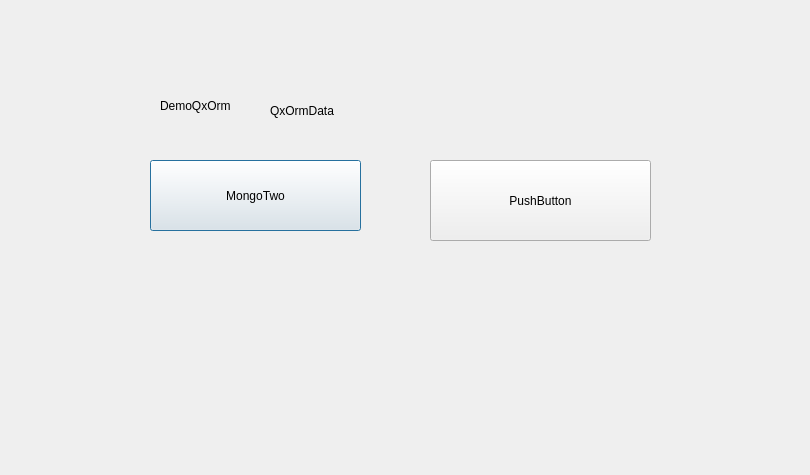
<?xml version="1.0" encoding="UTF-8"?>
<ui version="4.0">
 <class>MongoEditorClass</class>
 <widget class="QDialog" name="MongoEditorClass">
  <property name="geometry">
   <rect>
    <x>0</x>
    <y>0</y>
    <width>810</width>
    <height>475</height>
   </rect>
  </property>
  <property name="windowTitle">
   <string>MongoEditor</string>
  </property>
  <widget class="QPushButton" name="btnInsert">
   <property name="geometry">
    <rect>
     <x>150</x>
     <y>160</y>
     <width>211</width>
     <height>71</height>
    </rect>
   </property>
   <property name="text">
    <string>MongoTwo</string>
   </property>
  </widget>
  <widget class="QLabel" name="label">
   <property name="geometry">
    <rect>
     <x>270</x>
     <y>90</y>
     <width>151</width>
     <height>41</height>
    </rect>
   </property>
   <property name="text">
    <string>QxOrmData</string>
   </property>
  </widget>
  <widget class="QLabel" name="label_2">
   <property name="geometry">
    <rect>
     <x>160</x>
     <y>90</y>
     <width>91</width>
     <height>31</height>
    </rect>
   </property>
   <property name="text">
    <string>DemoQxOrm</string>
   </property>
  </widget>
  <widget class="QPushButton" name="btnDelete">
   <property name="geometry">
    <rect>
     <x>430</x>
     <y>160</y>
     <width>221</width>
     <height>81</height>
    </rect>
   </property>
   <property name="text">
    <string>PushButton</string>
   </property>
  </widget>
 </widget>
 <layoutdefault spacing="6" margin="11"/>
 <resources/>
 <connections/>
</ui>
